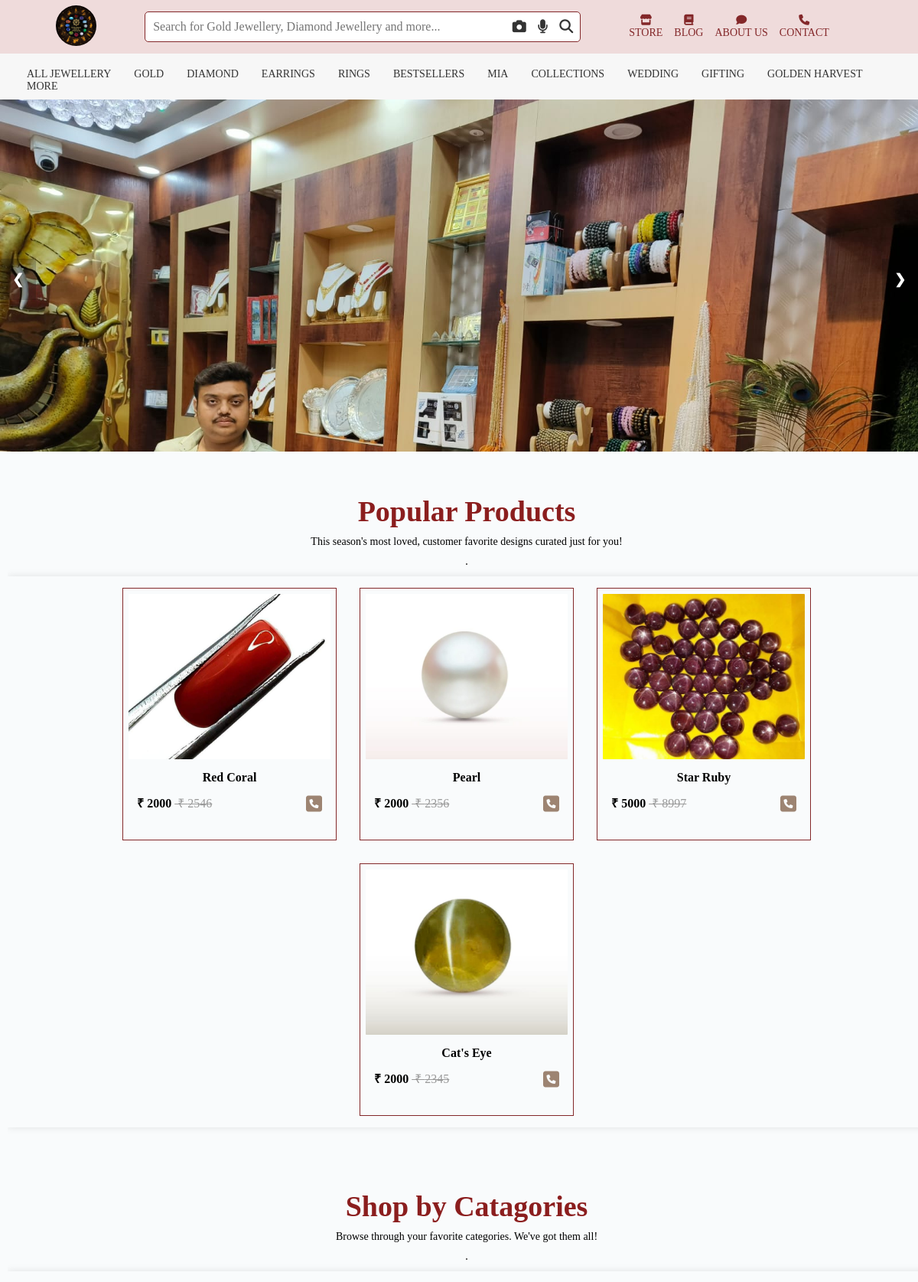
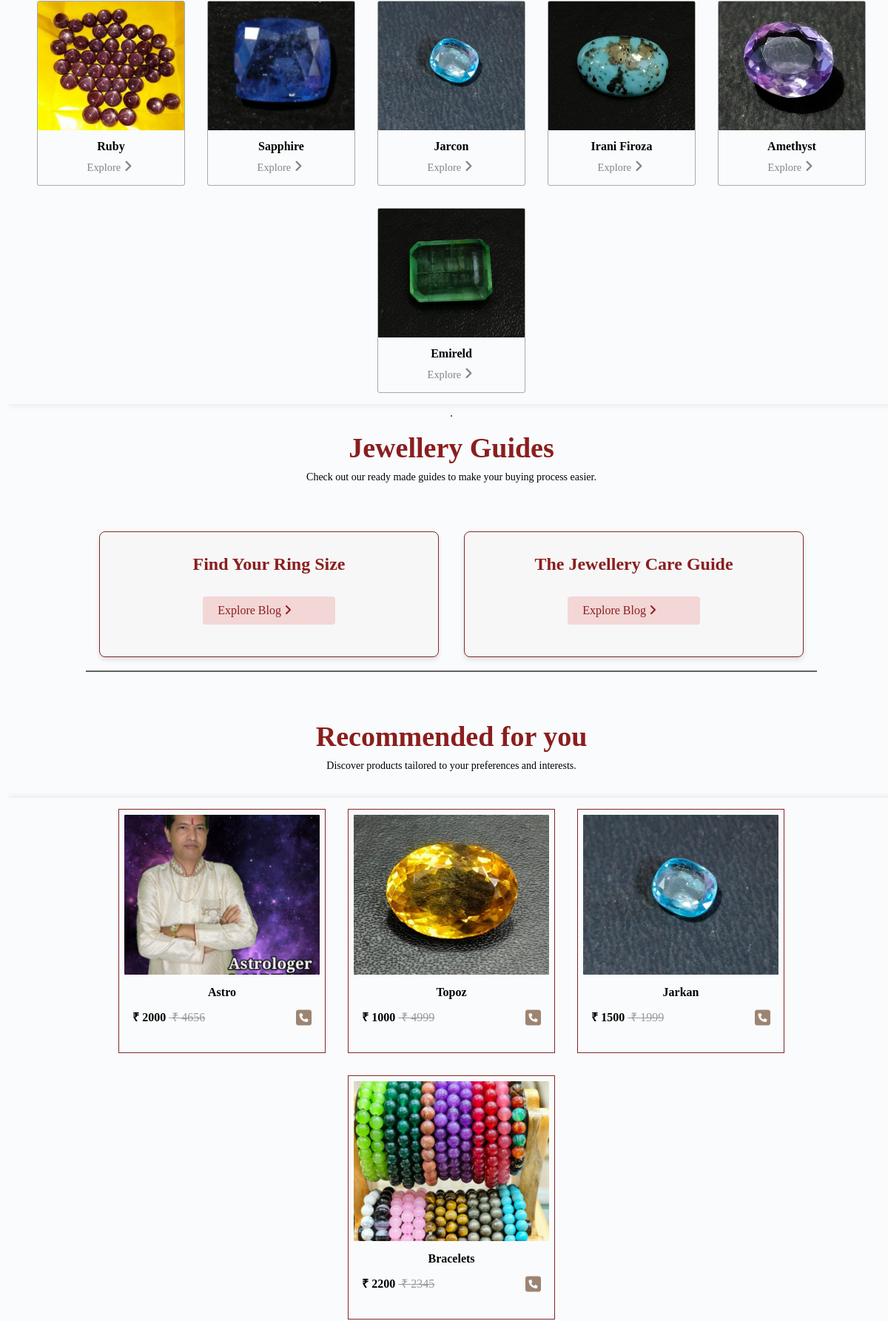
The page / (upper part) on the database its author committed (2 pictures, top to bottom).
### app/models.py (models this page shows, shortened)
class Post(models.Model):
    STATUS=(
        ('0','Draft'),
        ('1','Publish'),
    )
    SECTION = (
        ('Popular','Popular'),
        ('Recommended','Recommended'),
        ('New_Arrival','New_Arrival'),
        ('Top_Seller','Top_Seller'),
    )
    featured_image = models.ImageField(upload_to='Images')
    Name = models.CharField(max_length=200)
    content = RichTextField()
    price = models.IntegerField()
    discouted_price = models.IntegerField()
    date = models.DateField(auto_now_add = True)
    status = models.CharField(choices=STATUS,max_length=100)
    section =models.CharField(choices =SECTION,max_length=200)

class Main_Category(models.Model):
    Name = models.CharField(max_length=200)
    Image = models.ImageField(upload_to='media/main_category_img')

### ratnasmriti/views.py (the view)
# urls.py: path('',views.HOME,name="Home"),
def HOME(request):
    category = Main_Category.objects.all().order_by('-id')
    popular = Post.objects.filter(section='Popular',status=1).order_by('-id')[0:4]
    recommended = Post.objects.filter(section='Recommended',status=1).order_by('-id')[0:4]
    context = {
        'category': category,
        'popular': popular,
        'recommended': recommended,
    }
    return render(request, 'index.html',context)

### templates/index.html (shortened to what this page needs)
{% extends "base.html" %}
{% load static %}
{% block main-content %}
        <main>
            <div class="slider">
                <div class="slides">
                    <div class="slide">
                        <img src="{% static "images/store1.jpeg" %}" alt="New Arrivals">
                    </div>
                </div>
                <button class="prev" onclick="changeSlide(-1)">&#10094;</button>
                <button class="next" onclick="changeSlide(1)">&#10095;</button>
            </div>
        </main>
        <br><br>
        <div class="main_body">
            <div class="popular_products">
                <div class="popular_title">
                    <h2>Popular Products</h2>
                    <p>This season's most loved, customer favorite designs curated just for you!</p>
                </div>
                <hr class="hidden-xs-down">
                <div class="popular_container" id="popularContainer">
                    {% for p in popular %}
                    <a href="{% url "category" p.id %}">
                        <div class="popular_card slpop" >
                            <div class="pop_card_image"><img src="{{p.featured_image.url}}" alt=""></div>
                            <div class="description bold">{{p.Name}} </div>
                            <div class="pop_card_text">
                                <div class="price"><strong>₹&nbsp;{{p.discouted_price}}&nbsp;</strong><span class="old-price">&nbsp;₹&nbsp;{{p.price}}</span></div>
                                <div class="call_now"><a href="tel:+917431911822"><i class="fa-solid fa-square-phone"></i></a></div>
                            </div>
                        </div>
                    </a>
                    {% endfor %}
                </div>
            </div><br><br>
            <div class="popular_products catagory">
                <div class="popular_title">
                    <h2>Shop by Catagories</h2>
                    <p>Browse through your favorite categories. We've got them all! </p>
                </div>
                <hr class="hidden-xs-down">
                <div class="popular_container" id="popularContainer">
                    {% for i in category %}
                        <a href="{% url "product" i.id %}">
                            <div class="category_card slcard" >
                                <div class="category_card_image"><img src="{{i.Image.url}}" alt=""></div>
                                <div class="pop_card_text_cat">
                                    <div class="description bold">{{i.Name}}</div>
                                    <div class="description"><a href="{% url "product" i.id %}">Explore<i class="fa-solid fa-angle-right"></i></a></div>
                                </div>
                            </div>
                        </a>
                    {% endfor %}
                </div>
                <hr class="hidden-xs-down">
            </div>
            <div class="popular_products ">
                    <div class="popular_title">
                        <h2>Jewellery Guides</h2>
                        <p>Check out our ready made guides to make your buying process easier.</p>
                    </div>
                <div class="container">
                    <div class="blog-section">
                        <div class="blog-card">
                            <div class="blog-content">
                                <h2>Find Your Ring Size</h2>
                                <a href="{% url "blog" %}" class="explore-btn">Explore Blog <i class="fa-solid fa-angle-right"></i></a>
                            </div>
                        </div>
                        <div class="blog-card">
                            <div class="blog-content">
                                <h2>The Jewellery Care Guide</h2>
                                <a href="{% url "blog" %}" class="explore-btn">Explore Blog <i class="fa-solid fa-angle-right"></i></a>
                            </div>
                        </div>
                    </div><br>
                    <hr class="hidden-xs-down">
                </div>
            </div>
            <div class="popular_products ">
                <div class="popular_title">
                    <h2>Recommended for you</h2>
                    <p>Discover products tailored to your preferences and interests.</p>
                </div>
                <div class="popular_container" id="popularContainer">
                    {% for j in recommended %}
                    <a href="{% url "category" j.id%}">
                        <div class="popular_card slpop" >
                            <div class="pop_card_image"><img src="{{j.featured_image.url}}" alt=""></div>
                            <div class="description bold">{{j.Name}}</div>
                            <div class="pop_card_text">
                                <div class="price"><strong>₹&nbsp;{{j.discouted_price}}&nbsp;</strong><span class="old-price">&nbsp;₹&nbsp;{{j.price}}</span></div>
                                <div class="call_now"><a href="#"><i class="fa-solid fa-square-phone"></i></a></div>
                            </div>
                        </div>
                    </a>
                    {% endfor %}
                </div>
            </div><br><br>
        <br><br>
        </div>
{% endblock main-content %}

### static/css/style.css (style rules this page uses)
* { padding: 0%; margin: 0%; font-family: "Arial", sans-serif; box-sizing: border-box; }
html { scroll-behavior: smooth; overflow-x: hidden; }
body { padding: 0; background-color: #eee5dc; display: flex; align-items: center; justify-content: center; min-height: 100vh; }
body { font-family: Arial, sans-serif; margin: 0; padding: 0; }
.hidden-xs-down { border: .0313rem solid #626262; opacity: 1; }
hr { margin-right: 1rem; margin-left: 1rem; border: 0; border-top: 1px solid #ccc; }
.slider { position: relative; max-width: 100%; margin: auto; overflow: hidden; }
.slides { display: flex; transition: transform 0.5s ease-in-out; }
.slide { height: 460px; width: 100%; box-sizing: border-box; min-width: 100%; object-fit:cover; }
.slide img { width: 100%; vertical-align: middle; }
.prev, .next { cursor: pointer; position: absolute; top: 50%; width: auto; padding: 16px; margin-top: -22px; color: white; font-weight: bold; font-size: 18px; transition: 0.6s ease; border-radius: 0 3px 3px 0; user-select: none; }
.prev { border: none; background-color: rgba(0, 0, 0, 0.203); left: 0; border-radius: 3px 0 0 3px; }
.next { border: none; background-color: rgba(0, 0, 0, 0.203); right: 0; border-radius: 0 3px 3px 0; }
.container { width: 85%; margin: 15px 15px; padding: 30px 0; }
.blog-section { display: flex; justify-content: space-evenly; height: 170px; }
.blog-card { background-color: #f7f7f7; border: 1.5px solid #832729; border-radius: 8px; width: 45%; background-repeat: no-repeat; background-position: right center; background-size: cover; flex-direction: column; align-items: center; padding: 15px; box-shadow: 0 4px 6px rgba(0, 0, 0, 0.1); }
.blog-content { text-align: center; }
.blog-content h2 { color: #8b1e1e; margin-bottom: 20px; }
.explore-btn { display: inline-block; text-decoration: none; color: #8b1e1e; background-color: #f3d6d6; padding: 10px 20px; border-radius: 4px; margin-top: 10px; text-align: left; width: 45%; transition: all 0.5s ease-in-out ; }
.popular_products { width: 100%; display: flex; justify-content: center; align-items: center; flex-wrap: wrap; overflow: hidden; margin: 10px; }
.popular_products p { font-size: 14px; }
.popular_title { width: 100%; text-align: center; padding: 10px; color: #8b1e1e; }
.popular_title h2 { font-size: 38px; font-weight: 600; }
.popular_title p { color: #000; }
.popular_container { display: flex; flex-wrap: wrap; min-width: 100%; margin: 15px 0; justify-content: center; align-items: center; transition: transform 0.5s ease; box-shadow: 0 0 10px rgba(0, 0, 0, 0.1); }
.popular_container a { text-decoration: none; color: #000; }
.popular_card { height: 330px; width: 280px; border: 1px solid #832729; margin: 15px 15px; transition: all 0.8s cubic-bezier(0.15, 0.83, 0.66, 1); }
.category_card { height: 250px; width: 200px; border: 1px solid #3d3d3d6c; margin: 15px 15px; border-radius: 3px; transition: all 0.8s cubic-bezier(0.15, 0.83, 0.66, 1); flex-wrap: wrap; }
.category_card_image { height: 70%; width: 100%; margin-bottom: 5px; border: #000; transition: all 0.8s cubic-bezier(0.15, 0.83, 0.66, 1); }
.category_card_image img { border-radius: 1px; height: 100%; width: 100%; object-fit: cover; object-position: center; }
.pop_card_image { height: 70%; width: 100%; margin-bottom: 8px; padding: 7px ; border: #000; }
.pop_card_image img { border-radius: 1px; height: 100%; width: 100%; object-fit: cover; object-position: center; }
.pop_card_text { width: 100%; display: flex; padding: 8px 18px ; flex-wrap: wrap; justify-content: space-between; }
.pop_card_text_cat { width: 100%; padding: 8px 18px ; flex-wrap: wrap; justify-content: space-between; }
.description { width: 100%; margin-bottom: 5px; text-align: center; }
.price { width: 70%; display: flex; }
.price .old-price { text-decoration: line-through; color: #999; }
.call_now { width: 25%; display: flex; justify-content: flex-end; }
.call_now a { text-decoration: none; color: #000; text-align: center; }
.pop_card_text i { font-size: 24px; color: #9d8472; }
.description a { text-decoration: none; color: #00000079; font-weight: 400; font-size: .9rem; }
.description a i { font-size: 18px; color: #00000079; margin: 4px; }
* { margin: 0px; padding: 0px; font-family: poppins; box-sizing: border-box; }
a { text-decoration: none; }
.bold { font-weight: 600; }

### static/css/product.css (style rules this page uses)
html { scroll-behavior: smooth; overflow-x: hidden; }

### static/css/blog.css (style rules this page uses)
.blog-content { padding: 15px; }
p { font-size: 16px; margin: 10px 0; }

### rows shown on the page
Post: featured_image (picture), Name "Red Coral", discouted_price "2000", price "2546"
Post: featured_image (picture), Name "Pearl", discouted_price "2000", price "2356"
Post: featured_image (picture), Name "Star Ruby", discouted_price "5000", price "8997"
Post: featured_image (picture), Name "Cat's Eye", discouted_price "2000", price "2345"
Main_Category: Image (picture), Name "Ruby"
Main_Category: Image (picture), Name "Sapphire"
Main_Category: Image (picture), Name "Jarcon"
Main_Category: Image (picture), Name "Irani Firoza"
Main_Category: Image (picture), Name "Amethyst"
Main_Category: Image (picture), Name "Emireld"
Post: featured_image (picture), Name "Astro", discouted_price "2000", price "4656"
Post: featured_image (picture), Name "Topoz", discouted_price "1000", price "4999"
Post: featured_image (picture), Name "Jarkan", discouted_price "1500", price "1999"
Post: featured_image (picture), Name "Bracelets", discouted_price "2200", price "2345"
